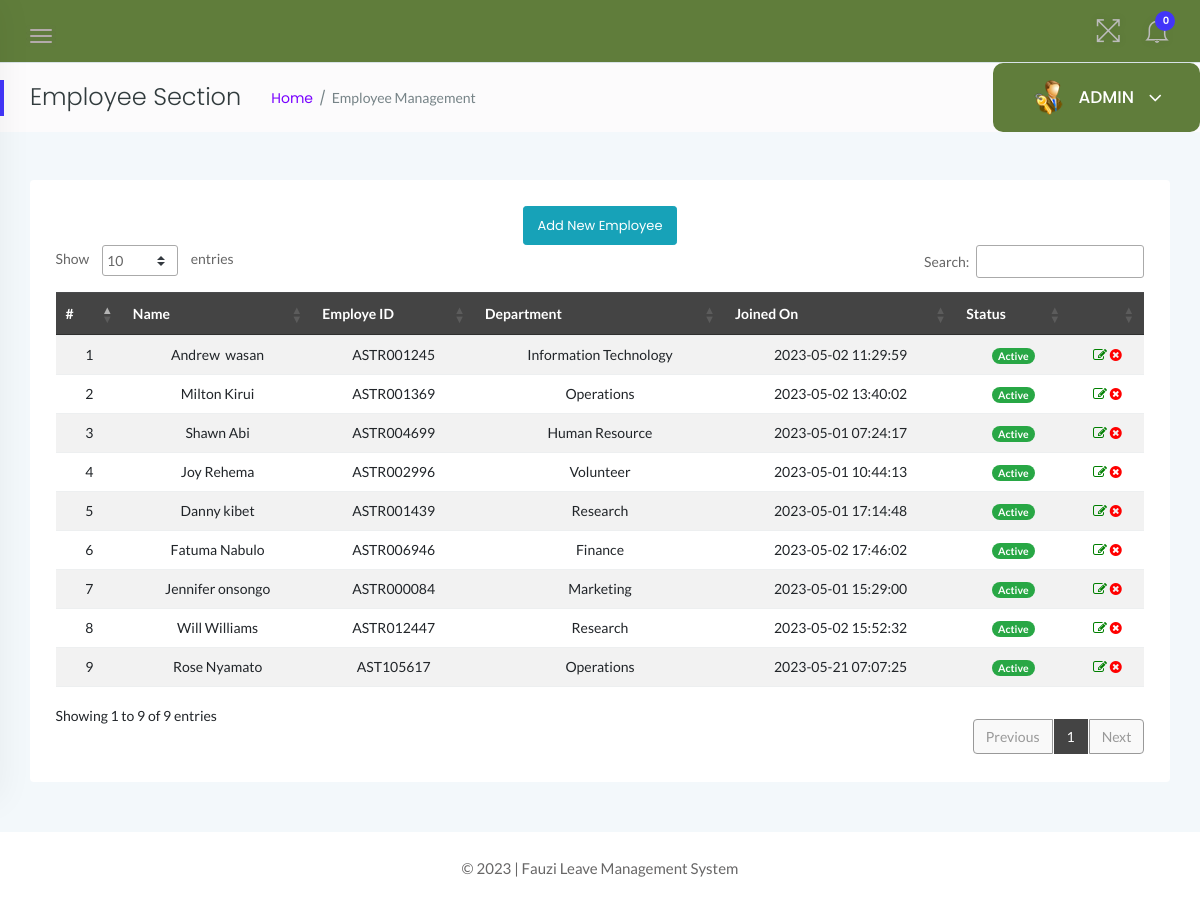
/admin/employees.php (signed in), run on the app's committed database.
### tables this page shows
CREATE TABLE `tblemployees` (
  `id` int(11) NOT NULL,
  `EmpId` varchar(100) NOT NULL,
  `FirstName` varchar(150) NOT NULL,
  `LastName` varchar(150) NOT NULL,
  `EmailId` varchar(200) NOT NULL,
  `Password` varchar(180) NOT NULL,
  `Gender` varchar(100) NOT NULL,
  `Dob` varchar(100) NOT NULL,
  `Department` varchar(255) NOT NULL,
  `Address` varchar(255) NOT NULL,
  `City` varchar(200) NOT NULL,
  `Country` varchar(150) NOT NULL,
  `Phonenumber` char(11) NOT NULL,
  `Status` int(1) NOT NULL,
  `RegDate` timestamp NOT NULL DEFAULT current_timestamp()
);

### admin/employees.php (the view, shortened to what this page needs)
<?php
    if(strlen($_SESSION['alogin'])==0){
    header('location:index.php');
    } else {
 ?>
<!doctype html>
<html class="no-js" lang="en">
<head>
    <link rel="stylesheet" href="../assets/css/bootstrap.min.css">
    <link rel="stylesheet" href="../assets/css/font-awesome.min.css">
    <link rel="stylesheet" href="../assets/css/themify-icons.css">
    <link rel="stylesheet" href="../assets/css/metisMenu.css">
    <link rel="stylesheet" href="../assets/css/owl.carousel.min.css">
    <link rel="stylesheet" href="../assets/css/slicknav.min.css">
    <link rel="stylesheet" href="https://www.amcharts.com/lib/3/plugins/export/export.css" type="text/css" media="all" />
    <link rel="stylesheet" type="text/css" href="https://cdn.datatables.net/1.10.19/css/jquery.dataTables.css">
    <link rel="stylesheet" type="text/css" href="https://cdn.datatables.net/1.10.18/css/dataTables.bootstrap4.min.css">
    <link rel="stylesheet" type="text/css" href="https://cdn.datatables.net/responsive/2.2.3/css/responsive.bootstrap.min.css">
    <link rel="stylesheet" type="text/css" href="https://cdn.datatables.net/responsive/2.2.3/css/responsive.jqueryui.min.css">
    <link rel="stylesheet" href="../assets/css/typography.css">
    <link rel="stylesheet" href="../assets/css/default-css.css">
    <link rel="stylesheet" href="../assets/css/styles.css">
    <link rel="stylesheet" href="../assets/css/responsive.css">
</head>
<body>
    <div class="page-container">
        <div class="main-content">
            <div class="header-area">
                <div class="row align-items-center">
                    <div class="col-md-6 col-sm-8 clearfix">
                        <div class="nav-btn pull-left">
                            <span></span>
                            <span></span>
                            <span></span>
                        </div>
                    </div>
                    <div class="col-md-6 col-sm-4 clearfix">
                        <ul class="notification-area pull-right">
                            <li id="full-view"><i class="ti-fullscreen"></i></li>
                            <?php include '../includes/admin-notification.php'?>
                        </ul>
                    </div>
                </div>
            </div>
            <div class="page-title-area">
                <div class="row align-items-center">
                    <div class="col-sm-6">
                        <div class="breadcrumbs-area clearfix">
                            <h4 class="page-title pull-left">Employee Section</h4>
                            <ul class="breadcrumbs pull-left">
                                <li><a href="dashboard.php">Home</a></li>
                                <li><span>Employee Management</span></li>
                            </ul>
                        </div>
                    </div>
                    <div class="col-sm-6 clearfix">
                        <div class="user-profile pull-right">
                            <img class="avatar user-thumb" src="../assets/images/admin.png" alt="avatar">
                            <h4 class="user-name dropdown-toggle" data-toggle="dropdown">ADMIN <i class="fa fa-angle-down"></i></h4>
                        </div>
                    </div>
                </div>
            </div>
            <div class="main-content-inner">
                <div class="row">
                    <div class="col-12 mt-5">
                        <div class="card">
                            <div class="card-body">
                                <div class="data-tables datatable-dark">
                                <center><a href="add-employee.php" class="btn btn-sm btn-info">Add New Employee</a></center>
                                    <table id="dataTable3" class="table table-hover table-striped text-center">
                                        <thead class="text-capitalize">
                                            <tr>
                                                <th>#</th>
                                                <th>Name</th>
                                                <th>Employe ID</th>
                                                <th>Department</th>
                                                <th>Joined On</th>
                                                <th>Status</th>
                                                <th></th>
                                            </tr>
                                        </thead>
                                        <tbody>
                                    <?php
                                    $sql = "SELECT EmpId,FirstName,LastName,Department,Status,RegDate,id from  tblemployees";
                                    $query = $dbh -> prepare($sql);
                                    $query->execute();
                                    $results=$query->fetchAll(PDO::FETCH_OBJ);
                                    $cnt=1;
                                    if($query->rowCount() > 0)
                                    {
                                    foreach($results as $result)
                                    {               ?>
                                        <tr>
                                            <td> <?php echo htmlentities($cnt);?></td>
                                            <td><?php echo htmlentities($result->FirstName);?>&nbsp;<?php echo htmlentities($result->LastName);?></td>
                                            <td><?php echo htmlentities($result->EmpId);?></td>
                                            <td><?php echo htmlentities($result->Department);?></td>
                                             <td><?php echo htmlentities($result->RegDate);?></td>
                                             <td><?php $stats=$result->Status;
                                            if($stats){
                                             ?>
                                                 <span class="badge badge-pill badge-success">Active</span>
                                                 <?php } else { ?>
                                                 <span class="badge badge-pill badge-danger">Inactive</span>
                                                 <?php } ?>
                                             </td>
                                            <td><a href="update-employee.php?empid=<?php echo htmlentities($result->id);?>"><i class="fa fa-edit" style="color:green"></i></a>
                                        <?php if($result->Status==1)
                                        {?>
                                        <a href="employees.php?inid=<?php echo htmlentities($result->id);?>" onclick="return confirm('Are you sure you want to inactive this employee?');"" > <i class="fa fa-times-circle" style="color:red" title="Inactive"></i>
                                        <?php } else {?>
                                            <a href="employees.php?id=<?php echo htmlentities($result->id);?>" onclick="return confirm('Are you sure you want to active this employee?');""><i class="fa fa-check" style="color:green" title="Active"></i>
                                            <?php } ?> </td>
                                        </tr>
                                         <?php $cnt++;} }?>
                                    </tbody>
                                    </table>
                                </div>
                            </div>
                        </div>
                    </div>
                </div>
                </div>
            </div>
            <?php include '../includes/footer.php' ?>
        </div>
</body>
</html>
<?php } ?>

### assets/css/styles.css (style rules this page uses)
.page-container { width: 100%; height: 100%; min-height: 100vh; padding-left: 280px; -webkit-transition: padding-left 0.3s ease 0s; transition: padding-left 0.3s ease 0s; }
.sbar_collapsed.page-container { padding-left: 0; }
.card { border: none; border-radius: 4px; background-color: #fff; -webkit-transition: all 0.3s ease 0s; transition: all 0.3s ease 0s; }
.card-body { padding: 25.6px; padding: 1.6rem; }
.main-content { width: 100%; background: #f3f8fb; }
.main-content-inner { padding: 0 30px 50px; }
.header-area { padding: 15px 30px; background: #607d3b; border-bottom: 1px solid #d8e3e7; }
.nav-btn { margin: 10px 30px 0 0; cursor: pointer; }
.nav-btn span { display: block; width: 22px; height: 2px; background: #b3aaaa; margin: 4px 0; border-radius: 15px; -webkit-transition: all 0.3s ease 0s; transition: all 0.3s ease 0s; box-shadow: 0 0 0 4px rgba(99, 96, 96, 0.03); }
.nav-btn span:nth-child(2) { opacity: 0; }
.nav-btn span:first-child { -webkit-transform: rotate(45deg) translate(5px, 5px); transform: rotate(45deg) translate(5px, 5px); }
.nav-btn span:last-child { -webkit-transform: rotate(-45deg) translate(3px, -3px); transform: rotate(-45deg) translate(3px, -3px); }
.sbar_collapsed .nav-btn span { transform: none; opacity: 1; }
.notification-area { -webkit-user-select: none; -moz-user-select: none; -ms-user-select: none; user-select: none; position: relative; z-index: 1; }
.notification-area li { display: inline-block; margin-left: 20px; cursor: pointer; -webkit-user-select: none; -moz-user-select: none; -ms-user-select: none; user-select: none; }
.notification-area li > i { font-size: 26px; color: #bdbcbc; vertical-align: middle; text-shadow: 0 0 8px rgba(0, 0, 0, 0.12); -webkit-transition: color 0.3s ease 0s; transition: color 0.3s ease 0s; }
.notification-area li#full-view { display: inline-block; }
.page-title-area { padding: 0 30px; background: #fcfbfc; position: relative; }
.page-title-area:before { content: ""; position: absolute; left: 0; top: 50%; width: 4px; height: 36px; background: var(--primary-color); -webkit-transform: translateY(-50%); transform: translateY(-50%); }
.page-title { font-size: 24px; font-weight: 300; color: #313b3d; letter-spacing: 0; margin-right: 30px; }
ul.breadcrumbs { margin-top: 4px; }
.breadcrumbs li { display: inline-block; }
.breadcrumbs li a, .breadcrumbs li span { display: block; font-size: 14px; font-weight: 400; color: #7801ff; letter-spacing: 0; margin-right: 16px; position: relative; }
.breadcrumbs li a:before { content: "/"; color: #768387; position: absolute; right: -13px; top: 0; }
.breadcrumbs li span { margin-right: 0; color: #768387; text-transform: capitalize; }
.user-profile { margin-right: -30px; display: -webkit-box; display: -ms-flexbox; display: flex; -webkit-box-align: center; -ms-flex-align: center; align-items: center; -ms-flex-wrap: wrap; flex-wrap: wrap; background: #607d3b; padding: 17px 38px; position: relative; border-radius: 10px; }
.user-profile img.avatar { height: 35px; width: 35px; border-radius: 50%; margin-right: 12px; }
.user-name { font-size: 17px; font-weight: 500; color: #fff; letter-spacing: 0; cursor: pointer; -webkit-user-select: none; -moz-user-select: none; -ms-user-select: none; user-select: none; }
.user-name i { margin-left: 10px; font-size: 21px; vertical-align: middle; position: relative; }
.notification-area .dropdown-toggle, .user-name.dropdown-toggle { position: relative; }
.notification-area .dropdown-toggle:after, .user-name.dropdown-toggle:after { display: none; }
.btn { padding: 11px 17px; font-size: 13px; letter-spacing: 0; }
.btn-sm { padding: 9px 14px; }
table tr th { border-bottom: none; }
table tr th, table tr td { border-top: 1px solid rgba(120, 130, 140, 0.13) !important; }
table.dataTable.no-footer { border-bottom: 1px solid rgba(120, 130, 140, 0.13) !important; }
table.dataTable thead th, table.dataTable thead td { border-bottom-color: transparent; }
.datatable-dark thead { background: #444; color: #fff; }

### data on the page
tblemployees: FirstName "Andrew", LastName "wasan", EmpId "ASTR001245", Department "Information Technology", RegDate "2023-05-02 11:29:59", Status "Active"
tblemployees: FirstName "Milton", LastName "Kirui", EmpId "ASTR001369", Department "Operations", RegDate "2023-05-02 13:40:02", Status "Active"
tblemployees: FirstName "Shawn", LastName "Abi", EmpId "ASTR004699", Department "Human Resource", RegDate "2023-05-01 07:24:17", Status "Active"
tblemployees: FirstName "Joy", LastName "Rehema", EmpId "ASTR002996", Department "Volunteer", RegDate "2023-05-01 10:44:13", Status "Active"
tblemployees: FirstName "Danny", LastName "kibet", EmpId "ASTR001439", Department "Research", RegDate "2023-05-01 17:14:48", Status "Active"
tblemployees: FirstName "Fatuma", LastName "Nabulo", EmpId "ASTR006946", Department "Finance", RegDate "2023-05-02 17:46:02", Status "Active"
tblemployees: FirstName "Jennifer", LastName "onsongo", EmpId "ASTR000084", Department "Marketing", RegDate "2023-05-01 15:29:00", Status "Active"
tblemployees: FirstName "Will", LastName "Williams", EmpId "ASTR012447", Department "Research", RegDate "2023-05-02 15:52:32", Status "Active"
tblemployees: FirstName "Rose", LastName "Nyamato", EmpId "AST105617", Department "Operations", RegDate "2023-05-21 07:07:25", Status "Active"

### other printed values
$unreadcount "0"
